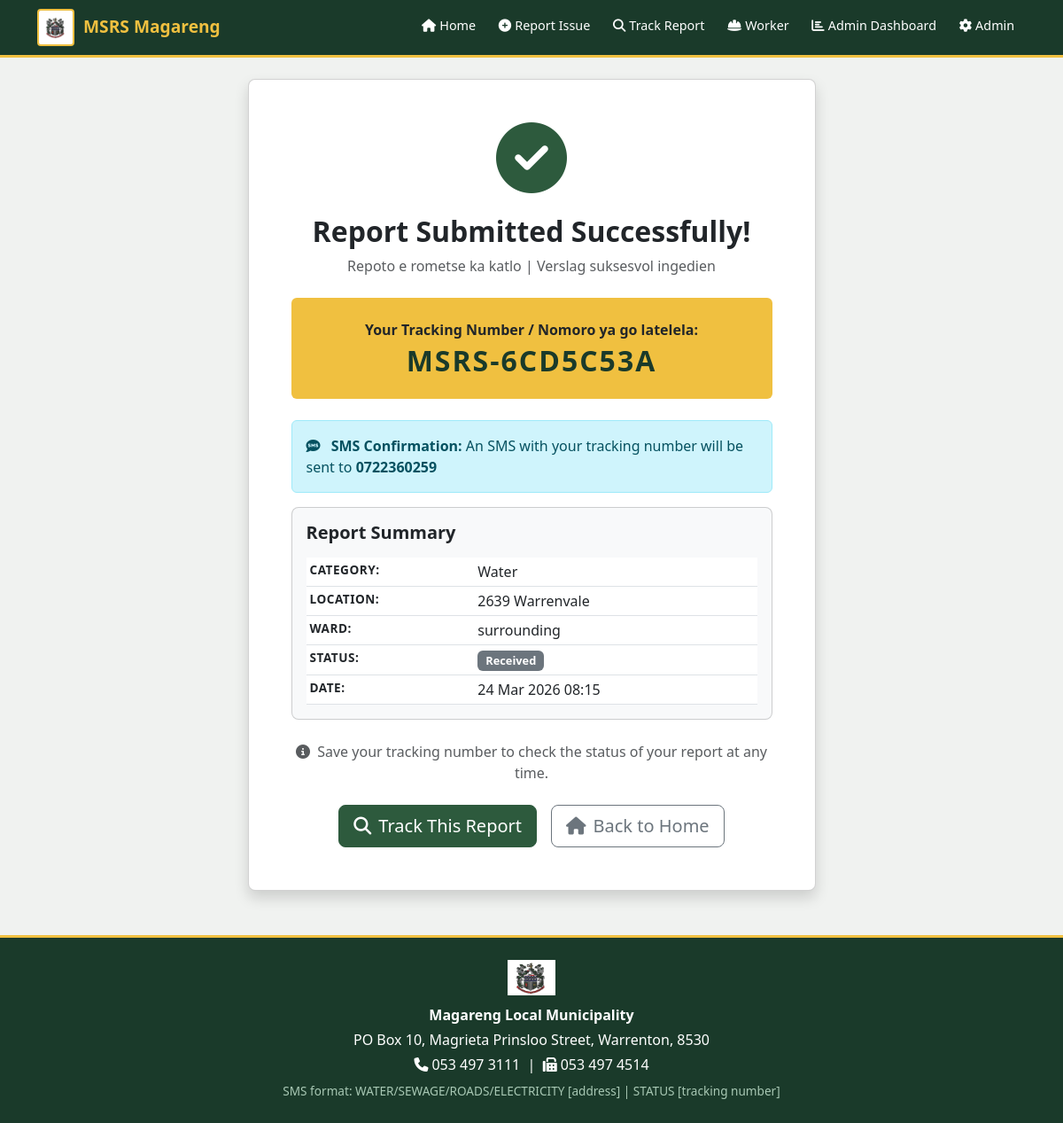
Page /confirmation/MSRS-6CD5C53A/ on the committed database.
### reports/models.py (models this page shows, shortened)
class Report(models.Model):
    CATEGORY_CHOICES = [
        ('water', 'Water'),
        ('sewage', 'Sewage'),
        ('roads', 'Roads'),
        ('electricity', 'Electricity'),
        ('vandalism', 'Vandalism'),
        ('other', 'Other'),
    ]
    STATUS_CHOICES = [
        ('received', 'Received'),
        ('assigned', 'Assigned'),
        ('in_progress', 'In Progress'),
        ('resolved', 'Resolved'),
    ]
    PRIORITY_CHOICES = [
        ('high', 'High'),
        ('medium', 'Medium'),
        ('low', 'Low'),
    ]
    WARD_CHOICES = [
    ('warrenton', 'Warrenton'),
    ('ikhutseng', 'Ikhutseng Location'),
    ('stasie', 'Stasie'),
    ('warrenvale', 'Warrenvale'),
    ('14_streams', '14 Streams'),
]
    tracking_number = models.CharField(max_length=20, unique=True, default=generate_tracking_number)
    category = models.CharField(max_length=20, choices=CATEGORY_CHOICES)
    description = models.TextField(blank=True)
    photo = models.ImageField(upload_to='report_photos/', blank=True, null=True)
    location = models.CharField(max_length=255)
    ward = models.CharField(max_length=20, choices=WARD_CHOICES, default='warrenton')
    status = models.CharField(max_length=20, choices=STATUS_CHOICES, default='received')
    priority = models.CharField(max_length=10, choices=PRIORITY_CHOICES, default='medium')
    resident_name = models.CharField(max_length=100)
    resident_phone = models.CharField(max_length=20)
    resident_email = models.EmailField(blank=True)
    assigned_to = models.CharField(max_length=100, blank=True)
    estimated_completion = models.DateField(null=True, blank=True)
    completion_notes = models.TextField(blank=True)
    date_submitted = models.DateTimeField(auto_now_add=True)
    date_updated = models.DateTimeField(auto_now=True)

### reports/views.py (the view)
# urls.py: path('confirmation/<str:tracking_number>/', report_views.confirmation, name='confirmation'),
def confirmation(request, tracking_number):
    report = get_object_or_404(Report, tracking_number=tracking_number)
    return render(request, 'reports/confirmation.html', {'report': report})

### templates/reports/confirmation.html (shortened to what this page needs)
{% extends 'base.html' %}
{% block content %}
<div class="row justify-content-center">
    <div class="col-lg-7">
        <div class="card shadow text-center">
            <div class="card-body p-5">
                <div class="mb-4">
                    <i class="fas fa-check-circle fa-5x" style="color: #2d5a3d;"></i>
                </div>
                <h2 class="fw-bold mb-2">Report Submitted Successfully!</h2>
                <p class="text-muted mb-4">Repoto e rometse ka katlo | Verslag suksesvol ingedien</p>
                <div class="p-4 rounded mb-4" style="background-color: #f0c040;">
                    <p class="mb-1 fw-bold">Your Tracking Number / Nomoro ya go latelela:</p>
                    <h2 class="fw-bold mb-0" style="color: #1a3a2a; letter-spacing: 2px;">
                        {{ report.tracking_number }}
                    </h2>
                </div>
                <div class="alert alert-info text-start">
                    <i class="fas fa-sms me-2"></i>
                    <strong>SMS Confirmation:</strong> An SMS with your tracking number will be sent to
                    <strong>{{ report.resident_phone }}</strong>
                </div>
                <div class="card bg-light text-start mb-4">
                    <div class="card-body">
                        <h5 class="fw-bold mb-3">Report Summary</h5>
                        <table class="table table-sm mb-0">
                            <tr>
                                <th>Category:</th>
                                <td>{{ report.get_category_display }}</td>
                            </tr>
                            <tr>
                                <th>Location:</th>
                                <td>{{ report.location }}</td>
                            </tr>
                            <tr>
                                <th>Ward:</th>
                                <td>{{ report.get_ward_display }}</td>
                            </tr>
                            <tr>
                                <th>Status:</th>
                                <td><span class="badge bg-secondary">Received</span></td>
                            </tr>
                            <tr>
                                <th>Date:</th>
                                <td>{{ report.date_submitted|date:"d M Y H:i" }}</td>
                            </tr>
                        </table>
                    </div>
                </div>
                <p class="text-muted mb-4">
                    <i class="fas fa-info-circle me-1"></i>
                    Save your tracking number to check the status of your report at any time.
                </p>
                <div class="d-flex gap-3 justify-content-center">
                    <a href="/status/?tracking={{ report.tracking_number }}" class="btn btn-primary btn-lg">
                        <i class="fas fa-search me-2"></i>Track This Report
                    </a>
                    <a href="/" class="btn btn-outline-secondary btn-lg">
                        <i class="fas fa-home me-2"></i>Back to Home
                    </a>
                </div>
            </div>
        </div>
    </div>
</div>
{% endblock %}

### templates/base.html (style rules this page uses)
:root { --msrs-dark-green: #1a3a2a; --msrs-green: #2d5a3d; --msrs-yellow: #f0c040; --msrs-light-yellow: #f5d470; --msrs-red: #e63946; --msrs-light: #f8f9fa; }
body { font-family: 'Segoe UI', sans-serif; background-color: #f0f2f0; }
.btn-primary { background-color: var(--msrs-green); border-color: var(--msrs-green); }
.card { border-radius: 8px; }
.table th { font-size: 0.85rem; text-transform: uppercase; letter-spacing: 0.5px; }
.badge { font-size: 0.8rem; padding: 0.4em 0.7em; }

### rows in the picture
Report: tracking_number "MSRS-6CD5C53A", resident_phone "0722360259", category "Water", location "2639 Warrenvale", ward "surrounding", date_submitted "24 Mar 2026 08:15"
